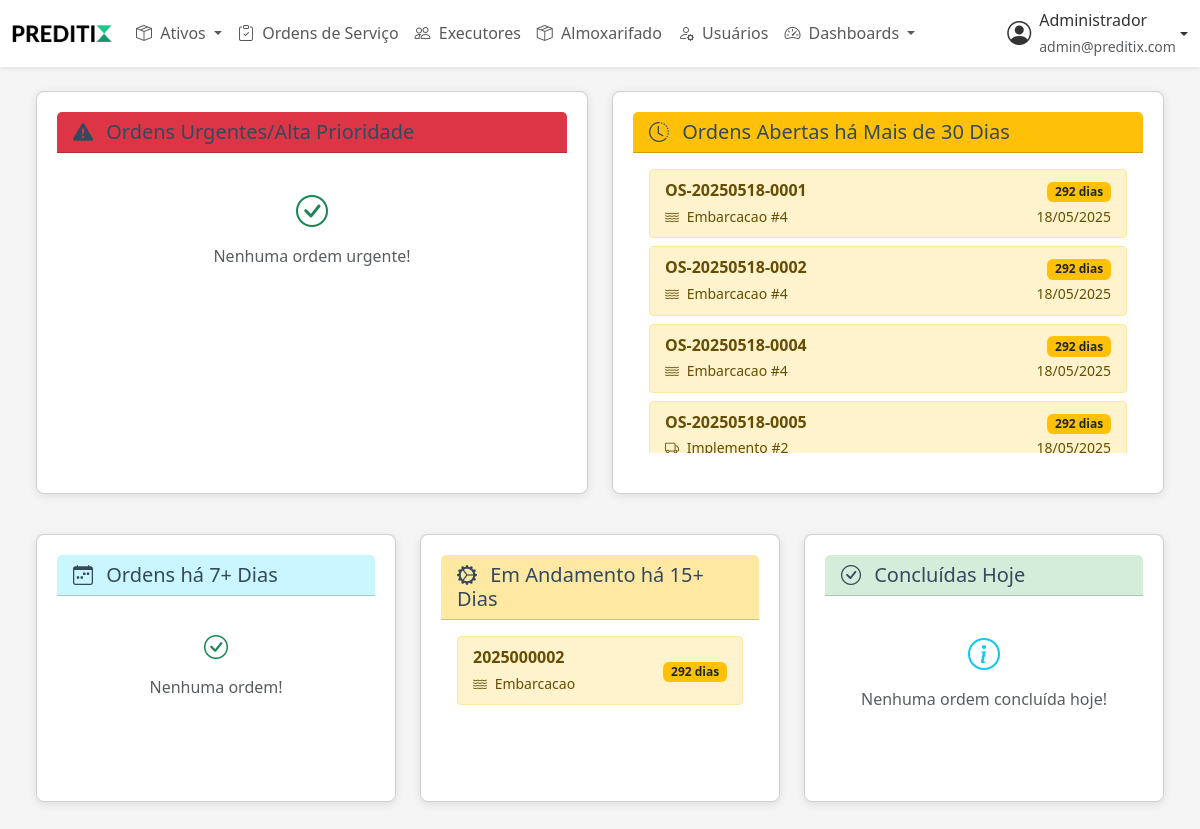
/index.php (signed in), run on the app's committed database.
### tables this page shows
CREATE TABLE IF NOT EXISTS `ordens_servico` (
  `id` int NOT NULL AUTO_INCREMENT,
  `numero_os` varchar(20) NOT NULL,
  `tipo_equipamento` enum('embarcacao','veiculo','implemento','tanque') NOT NULL,
  `equipamento_id` int NOT NULL,
  `data_abertura` datetime NOT NULL,
  `data_prevista` datetime DEFAULT NULL,
  `data_conclusao` datetime DEFAULT NULL,
  `odometro` decimal(10,2) DEFAULT NULL,
  `tipo_manutencao` enum('preventiva','corretiva','preditiva') NOT NULL,
  `sistemas_afetados` json DEFAULT NULL,
  `sintomas_detectados` json DEFAULT NULL,
  `causas_defeitos` json DEFAULT NULL,
  `tipo_intervencao` json DEFAULT NULL,
  `acoes_realizadas` json DEFAULT NULL,
  `observacoes` text,
  `mantenedores` text,
  `materiais_utilizados` text,
  `status` enum('aberta','em_andamento','concluida','cancelada') DEFAULT 'aberta',
  `prioridade` enum('baixa','media','alta','urgente') DEFAULT 'media',
  `usuario_abertura_id` int NOT NULL,
  `usuario_conclusao_id` int DEFAULT NULL,
  `usuario_responsavel_id` int DEFAULT NULL,
  `created_at` timestamp NULL DEFAULT CURRENT_TIMESTAMP,
  `updated_at` timestamp NULL DEFAULT CURRENT_TIMESTAMP ON UPDATE CURRENT_TIMESTAMP,
  PRIMARY KEY (`id`),
  UNIQUE KEY `numero_os` (`numero_os`),
  KEY `idx_tipo_equipamento` (`tipo_equipamento`),
  KEY `idx_equipamento_id` (`equipamento_id`),
  KEY `idx_status` (`status`),
  KEY `idx_data_abertura` (`data_abertura`)
);

### index.php (the view, shortened to what the rows shown need)
<?php
require_once 'classes/Alertas.php';
$alertas = new Alertas();
$alertasCriticos = $alertas->getAlertasCriticos();
$alertasTempo = $alertas->getAlertasTempo();
?>
<!DOCTYPE html>
<html lang="pt-BR">
<head>
    <link href="https://cdn.jsdelivr.net/npm/bootstrap@5.3.0/dist/css/bootstrap.min.css" rel="stylesheet">
    <link rel="stylesheet" href="https://cdn.jsdelivr.net/npm/bootstrap-icons@1.11.0/font/bootstrap-icons.css">
</head>
<body>
    <?php include 'includes/header.php'; ?>
    <div class="container-fluid mt-4">
        <div class="row mb-4">
            <div class="col-md-6 mb-3">
                <div class="card h-100">
                    <div class="card-body" style="max-height: 300px; overflow-y: auto;">
                        <?php if (!empty($alertasCriticos['ordens_antigas'])): ?>
                            <?php foreach ($alertasCriticos['ordens_antigas'] as $ordem): ?>
                                <a href="ordens_servico/visualiza_os.php?id=<?php echo $ordem['id']; ?>"
                                   class="text-decoration-none">
                                    <div class="alert alert-warning py-2 mb-2 cursor-pointer"
                                         style="cursor: pointer; transition: all 0.2s ease;"
                                         onmouseover="this.style.transform='scale(1.02)'"
                                         onmouseout="this.style.transform='scale(1)'">
                                        <div class="d-flex justify-content-between align-items-center">
                                            <div>
                                                <strong><?php echo $ordem['numero_os']; ?></strong>
                                                <br>
                                                <small>
                                                    <i class="bi <?php echo $alertas->getIconeEquipamento($ordem['tipo_equipamento']); ?> me-1"></i>
                                                    <?php echo ucfirst($ordem['tipo_equipamento']); ?> #<?php echo $ordem['equipamento_id']; ?>
                                                </small>
                                            </div>
                                            <div class="text-end">
                                                <span class="badge bg-warning text-dark">
                                                    <?php echo $alertas->formatarDias($ordem['dias_aberta']); ?>
                                                </span>
                                                <br>
                                                <small><?php echo $alertas->formatarData($ordem['data_abertura']); ?></small>
                                            </div>
                                        </div>
                                    </div>
                                </a>
                            <?php endforeach; ?>
                        <?php endif; ?>
                    </div>
                </div>
            </div>
        </div>
        <div class="row mb-4">
            <div class="col-md-4 mb-3">
                <div class="card h-100">
                    <div class="card-body" style="max-height: 250px; overflow-y: auto;">
                        <?php if (!empty($alertasTempo['ordens_andamento_longo'])): ?>
                            <?php foreach ($alertasTempo['ordens_andamento_longo'] as $ordem): ?>
                                <a href="ordens_servico/visualiza_os.php?id=<?php echo $ordem['id']; ?>"
                                   class="text-decoration-none">
                                    <div class="alert alert-warning py-2 mb-2 cursor-pointer"
                                         style="cursor: pointer; transition: all 0.2s ease;"
                                         onmouseover="this.style.transform='scale(1.02)'"
                                         onmouseout="this.style.transform='scale(1)'">
                                        <div class="d-flex justify-content-between align-items-center">
                                            <div>
                                                <strong><?php echo $ordem['numero_os']; ?></strong>
                                                <br>
                                                <small>
                                                    <i class="bi <?php echo $alertas->getIconeEquipamento($ordem['tipo_equipamento']); ?> me-1"></i>
                                                    <?php echo ucfirst($ordem['tipo_equipamento']); ?>
                                                </small>
                                            </div>
                                            <div class="text-end">
                                                <span class="badge bg-warning text-dark">
                                                    <?php echo $alertas->formatarDias($ordem['dias_aberta']); ?>
                                                </span>
                                            </div>
                                        </div>
                                    </div>
                                </a>
                            <?php endforeach; ?>
                        <?php endif; ?>
                    </div>
                </div>
            </div>
        </div>
    </div>
</body>
</html>

### data on the page
ordens_servico: numero_os "OS-20250518-0001", tipo_equipamento "Embarcacao", equipamento "4", formatarDias "292 dias", data_abertura "18/05/2025"
ordens_servico: numero_os "OS-20250518-0002", tipo_equipamento "Embarcacao", equipamento "4", formatarDias "292 dias", data_abertura "18/05/2025"
ordens_servico: numero_os "OS-20250518-0004", tipo_equipamento "Embarcacao", equipamento "4", formatarDias "292 dias", data_abertura "18/05/2025"
ordens_servico: numero_os "OS-20250518-0005", tipo_equipamento "Implemento", equipamento "2", formatarDias "292 dias", data_abertura "18/05/2025"
ordens_servico: numero_os "2025000002", tipo_equipamento "Embarcacao", formatarDias "292 dias"

### other printed values
$_SESSION['usuario_nome'] "Administrador"
$_SESSION['usuario_email'] "admin@preditix.com"
